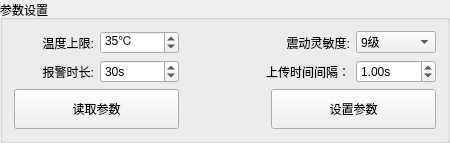
           <widget class="QGroupBox" name="param_setting">
            <property name="minimumSize">
             <size>
              <width>450</width>
              <height>0</height>
             </size>
            </property>
            <property name="title">
             <string>参数设置</string>
            </property>
            <layout class="QGridLayout" name="gridLayout_2">
             <item row="1" column="4">
              <widget class="QDoubleSpinBox" name="upload_time">
               <property name="suffix">
                <string>s</string>
               </property>
               <property name="minimum">
                <double>0.100000000000000</double>
               </property>
               <property name="maximum">
                <double>10.000000000000000</double>
               </property>
               <property name="singleStep">
                <double>0.100000000000000</double>
               </property>
               <property name="value">
                <double>1.000000000000000</double>
               </property>
              </widget>
             </item>
             <item row="1" column="2" colspan="2">
              <widget class="QLabel" name="label_upload">
               <property name="text">
                <string>上传时间间隔：</string>
               </property>
               <property name="alignment">
                <set>Qt::AlignRight|Qt::AlignTrailing|Qt::AlignVCenter</set>
               </property>
              </widget>
             </item>
             <item row="1" column="0">
              <widget class="QLabel" name="label_warning_time">
               <property name="text">
                <string>报警时长:</string>
               </property>
               <property name="alignment">
                <set>Qt::AlignRight|Qt::AlignTrailing|Qt::AlignVCenter</set>
               </property>
              </widget>
             </item>
             <item row="0" column="4">
              <widget class="QComboBox" name="shake_level">
               <property name="currentIndex">
                <number>9</number>
               </property>
               <item>
                <property name="text">
                 <string>无</string>
                </property>
               </item>
               <item>
                <property name="text">
                 <string>1级</string>
                </property>
               </item>
               <item>
                <property name="text">
                 <string>2级</string>
                </property>
               </item>
               <item>
                <property name="text">
                 <string>3级</string>
                </property>
               </item>
               <item>
                <property name="text">
                 <string>4级</string>
                </property>
               </item>
               <item>
                <property name="text">
                 <string>5级</string>
                </property>
               </item>
               <item>
                <property name="text">
                 <string>6级</string>
                </property>
               </item>
               <item>
                <property name="text">
                 <string>7级</string>
                </property>
               </item>
               <item>
                <property name="text">
                 <string>8级</string>
                </property>
               </item>
               <item>
                <property name="text">
                 <string>9级</string>
                </property>
               </item>
              </widget>
             </item>
             <item row="0" column="2" colspan="2">
              <widget class="QLabel" name="label_shake">
               <property name="text">
                <string>震动灵敏度:</string>
               </property>
               <property name="alignment">
                <set>Qt::AlignRight|Qt::AlignTrailing|Qt::AlignVCenter</set>
               </property>
              </widget>
             </item>
             <item row="0" column="0">
              <widget class="QLabel" name="label_max_temp">
               <property name="text">
                <string>温度上限:</string>
               </property>
               <property name="alignment">
                <set>Qt::AlignRight|Qt::AlignTrailing|Qt::AlignVCenter</set>
               </property>
              </widget>
             </item>
             <item row="2" column="0" colspan="2">
              <widget class="QPushButton" name="load_param">
               <property name="minimumSize">
                <size>
                 <width>150</width>
                 <height>40</height>
                </size>
               </property>
               <property name="text">
                <string>读取参数</string>
               </property>
               <property name="iconSize">
                <size>
                 <width>16</width>
                 <height>16</height>
                </size>
               </property>
              </widget>
             </item>
             <item row="2" column="3" colspan="2">
              <widget class="QPushButton" name="update_param">
               <property name="minimumSize">
                <size>
                 <width>150</width>
                 <height>40</height>
                </size>
               </property>
               <property name="text">
                <string>设置参数</string>
               </property>
              </widget>
             </item>
             <item row="1" column="1">
              <widget class="QSpinBox" name="warning_time">
               <property name="suffix">
                <string>s</string>
               </property>
               <property name="maximum">
                <number>60</number>
               </property>
               <property name="value">
                <number>30</number>
               </property>
              </widget>
             </item>
             <item row="0" column="1">
              <widget class="QSpinBox" name="max_temp">
               <property name="suffix">
                <string>℃</string>
               </property>
               <property name="prefix">
                <string/>
               </property>
               <property name="maximum">
                <number>90</number>
               </property>
               <property name="value">
                <number>35</number>
               </property>
              </widget>
             </item>
            </layout>
           </widget>
